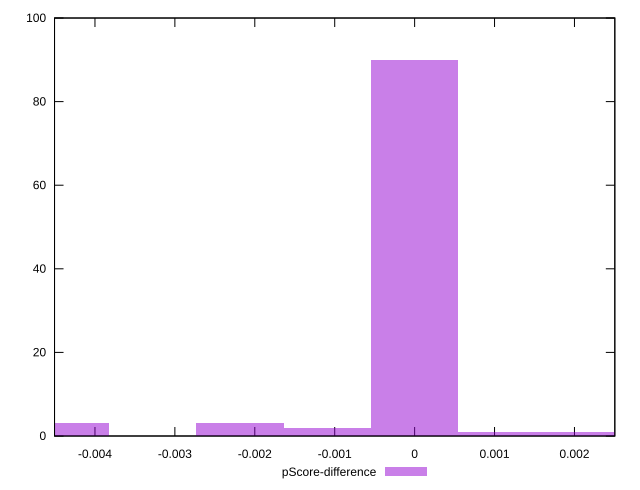

This chart was generated by the following gnuplot code:
reset

$pScoreDifference <<EOF
0 90
0.002183576277400476 1
-0.002183576277400476 3
-0.001091788138700238 2
-0.004367152554800952 3
0.001091788138700238 1
EOF

set key outside below
set boxwidth 0.001091788138700238
set xrange [-0.004505833784739122:0.0025049996376037553]
set yrange [0:100]
set trange [0:100]
set style fill transparent solid 0.5 noborder
set terminal svg size 640, 490 enhanced background rgb 'white'
set output "reports/report_00032_2021-02-25T10-28-15.087Z/uses-rel-preconnect/samples/music/pScore-difference/histogram.svg"

plot $pScoreDifference title "pScore-difference" with boxes

reset
